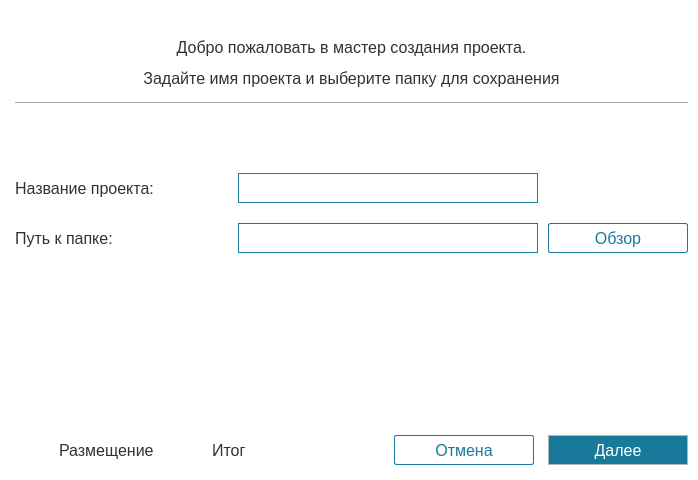
<?xml version="1.0" encoding="UTF-8"?>
<ui version="4.0">
 <class>CreateProject</class>
 <widget class="QDialog" name="CreateProject">
  <property name="enabled">
   <bool>true</bool>
  </property>
  <property name="geometry">
   <rect>
    <x>0</x>
    <y>0</y>
    <width>698</width>
    <height>480</height>
   </rect>
  </property>
  <property name="sizePolicy">
   <sizepolicy hsizetype="Fixed" vsizetype="Fixed">
    <horstretch>0</horstretch>
    <verstretch>0</verstretch>
   </sizepolicy>
  </property>
  <property name="minimumSize">
   <size>
    <width>640</width>
    <height>480</height>
   </size>
  </property>
  <property name="maximumSize">
   <size>
    <width>698</width>
    <height>480</height>
   </size>
  </property>
  <property name="contextMenuPolicy">
   <enum>Qt::NoContextMenu</enum>
  </property>
  <property name="windowTitle">
   <string>Мастер создания нового проекта</string>
  </property>
  <property name="windowIcon">
   <iconset resource="../resources.qrc">
    <normaloff>:/resources/TNG.ico</normaloff>:/resources/TNG.ico</iconset>
  </property>
  <property name="styleSheet">
   <string notr="true">background-color: #ffffff; font-family: Arial; font-size: 16pt;</string>
  </property>
  <property name="sizeGripEnabled">
   <bool>false</bool>
  </property>
  <layout class="QVBoxLayout" name="verticalLayout" stretch="1,0,1,2,3,2">
   <property name="spacing">
    <number>10</number>
   </property>
   <property name="leftMargin">
    <number>15</number>
   </property>
   <property name="topMargin">
    <number>35</number>
   </property>
   <property name="rightMargin">
    <number>10</number>
   </property>
   <property name="bottomMargin">
    <number>15</number>
   </property>
   <item>
    <layout class="QHBoxLayout" name="horizontalLayout">
     <item>
      <widget class="QLabel" name="labelPath_3">
       <property name="enabled">
        <bool>true</bool>
       </property>
       <property name="font">
        <font>
         <family>Arial</family>
         <pointsize>12</pointsize>
         <weight>58</weight>
         <bold>true</bold>
        </font>
       </property>
       <property name="styleSheet">
        <string notr="true">color: rgb(50, 50, 50); border: NONE; font-family: Arial; font-size: 12pt; font-weight: 470;</string>
       </property>
       <property name="lineWidth">
        <number>1</number>
       </property>
       <property name="text">
        <string>&lt;html&gt;&lt;head/&gt;&lt;body&gt;&lt;p&gt;Добро пожаловать в мастер создания проекта.&lt;/p&gt;&lt;p&gt;Задайте имя проекта и выберите папку для сохранения&lt;/p&gt;&lt;/body&gt;&lt;/html&gt;</string>
       </property>
       <property name="alignment">
        <set>Qt::AlignCenter</set>
       </property>
       <property name="wordWrap">
        <bool>true</bool>
       </property>
      </widget>
     </item>
    </layout>
   </item>
   <item>
    <widget class="Line" name="line">
     <property name="orientation">
      <enum>Qt::Horizontal</enum>
     </property>
    </widget>
   </item>
   <item>
    <spacer name="verticalSpacer_2">
     <property name="orientation">
      <enum>Qt::Vertical</enum>
     </property>
     <property name="sizeType">
      <enum>QSizePolicy::Expanding</enum>
     </property>
     <property name="sizeHint" stdset="0">
      <size>
       <width>20</width>
       <height>40</height>
      </size>
     </property>
    </spacer>
   </item>
   <item>
    <layout class="QGridLayout" name="gridLayout">
     <property name="sizeConstraint">
      <enum>QLayout::SetDefaultConstraint</enum>
     </property>
     <item row="2" column="1">
      <widget class="QTextEdit" name="textEditPath">
       <property name="sizePolicy">
        <sizepolicy hsizetype="Fixed" vsizetype="Fixed">
         <horstretch>0</horstretch>
         <verstretch>0</verstretch>
        </sizepolicy>
       </property>
       <property name="minimumSize">
        <size>
         <width>300</width>
         <height>20</height>
        </size>
       </property>
       <property name="maximumSize">
        <size>
         <width>300</width>
         <height>150</height>
        </size>
       </property>
       <property name="styleSheet">
        <string notr="true">background-color: #ffffff; color: rgb(55, 55, 55);  border-width: 1px; border-style: solid; border-color: #18799b;  font-family: Arial; font-size: 11pt; font-weight: 450;</string>
       </property>
       <property name="verticalScrollBarPolicy">
        <enum>Qt::ScrollBarAsNeeded</enum>
       </property>
       <property name="horizontalScrollBarPolicy">
        <enum>Qt::ScrollBarAlwaysOff</enum>
       </property>
       <property name="sizeAdjustPolicy">
        <enum>QAbstractScrollArea::AdjustToContents</enum>
       </property>
       <property name="lineWrapMode">
        <enum>QTextEdit::FixedPixelWidth</enum>
       </property>
       <property name="lineWrapColumnOrWidth">
        <number>280</number>
       </property>
       <property name="readOnly">
        <bool>true</bool>
       </property>
      </widget>
     </item>
     <item row="0" column="0">
      <widget class="QLabel" name="labelName">
       <property name="enabled">
        <bool>true</bool>
       </property>
       <property name="sizePolicy">
        <sizepolicy hsizetype="Preferred" vsizetype="Fixed">
         <horstretch>0</horstretch>
         <verstretch>0</verstretch>
        </sizepolicy>
       </property>
       <property name="maximumSize">
        <size>
         <width>16777215</width>
         <height>30</height>
        </size>
       </property>
       <property name="font">
        <font>
         <family>Arial</family>
         <pointsize>12</pointsize>
         <weight>58</weight>
         <bold>true</bold>
        </font>
       </property>
       <property name="styleSheet">
        <string notr="true">color: rgb(50, 50, 50); border: NONE; font-family: Arial; font-size: 12pt; font-weight: 470;</string>
       </property>
       <property name="text">
        <string>Название проекта:</string>
       </property>
      </widget>
     </item>
     <item row="2" column="0">
      <widget class="QLabel" name="labelPath">
       <property name="enabled">
        <bool>true</bool>
       </property>
       <property name="sizePolicy">
        <sizepolicy hsizetype="Preferred" vsizetype="Fixed">
         <horstretch>0</horstretch>
         <verstretch>0</verstretch>
        </sizepolicy>
       </property>
       <property name="maximumSize">
        <size>
         <width>16777215</width>
         <height>30</height>
        </size>
       </property>
       <property name="font">
        <font>
         <family>Arial</family>
         <pointsize>12</pointsize>
         <weight>58</weight>
         <bold>true</bold>
        </font>
       </property>
       <property name="styleSheet">
        <string notr="true">color: rgb(50, 50, 50); border: NONE; font-family: Arial; font-size: 12pt; font-weight: 470;</string>
       </property>
       <property name="text">
        <string>Путь к папке:</string>
       </property>
      </widget>
     </item>
     <item row="1" column="1">
      <spacer name="verticalSpacer">
       <property name="orientation">
        <enum>Qt::Vertical</enum>
       </property>
       <property name="sizeType">
        <enum>QSizePolicy::Fixed</enum>
       </property>
       <property name="sizeHint" stdset="0">
        <size>
         <width>20</width>
         <height>10</height>
        </size>
       </property>
      </spacer>
     </item>
     <item row="0" column="1">
      <widget class="QTextEdit" name="textEditName">
       <property name="sizePolicy">
        <sizepolicy hsizetype="Fixed" vsizetype="Fixed">
         <horstretch>0</horstretch>
         <verstretch>0</verstretch>
        </sizepolicy>
       </property>
       <property name="minimumSize">
        <size>
         <width>300</width>
         <height>30</height>
        </size>
       </property>
       <property name="maximumSize">
        <size>
         <width>300</width>
         <height>34</height>
        </size>
       </property>
       <property name="font">
        <font>
         <family>Arial</family>
         <pointsize>11</pointsize>
         <weight>56</weight>
         <bold>false</bold>
        </font>
       </property>
       <property name="styleSheet">
        <string notr="true">background-color: #ffffff; color: rgb(55, 55, 55);  border-width: 1px; border-style: solid; border-color: #18799b;  font-family: Arial; font-size: 11pt; font-weight: 450;</string>
       </property>
       <property name="verticalScrollBarPolicy">
        <enum>Qt::ScrollBarAsNeeded</enum>
       </property>
       <property name="horizontalScrollBarPolicy">
        <enum>Qt::ScrollBarAlwaysOff</enum>
       </property>
       <property name="sizeAdjustPolicy">
        <enum>QAbstractScrollArea::AdjustToContents</enum>
       </property>
       <property name="html">
        <string>&lt;!DOCTYPE HTML PUBLIC &quot;-//W3C//DTD HTML 4.0//EN&quot; &quot;http://www.w3.org/TR/REC-html40/strict.dtd&quot;&gt;
&lt;html&gt;&lt;head&gt;&lt;meta name=&quot;qrichtext&quot; content=&quot;1&quot; /&gt;&lt;style type=&quot;text/css&quot;&gt;
p, li { white-space: pre-wrap; }
&lt;/style&gt;&lt;/head&gt;&lt;body style=&quot; font-family:'Arial'; font-size:11pt; font-weight:448; font-style:normal;&quot;&gt;
&lt;p style=&quot;-qt-paragraph-type:empty; margin-top:0px; margin-bottom:0px; margin-left:0px; margin-right:0px; -qt-block-indent:0; text-indent:0px;&quot;&gt;&lt;br /&gt;&lt;/p&gt;&lt;/body&gt;&lt;/html&gt;</string>
       </property>
      </widget>
     </item>
     <item row="2" column="2">
      <widget class="QPushButton" name="pushButtonPath">
       <property name="minimumSize">
        <size>
         <width>140</width>
         <height>30</height>
        </size>
       </property>
       <property name="maximumSize">
        <size>
         <width>140</width>
         <height>30</height>
        </size>
       </property>
       <property name="styleSheet">
        <string notr="true">background-color: #ffffff; color: #18799b; border-width: 1px; border-style: solid; border-color: #18799b; font-family: Arial; font-size: 12pt; font-weight: 450; border-radius: 2px;</string>
       </property>
       <property name="text">
        <string>Обзор</string>
       </property>
      </widget>
     </item>
    </layout>
   </item>
   <item>
    <spacer name="verticalSpacer_3">
     <property name="orientation">
      <enum>Qt::Vertical</enum>
     </property>
     <property name="sizeType">
      <enum>QSizePolicy::Expanding</enum>
     </property>
     <property name="sizeHint" stdset="0">
      <size>
       <width>20</width>
       <height>40</height>
      </size>
     </property>
    </spacer>
   </item>
   <item>
    <layout class="QHBoxLayout" name="horizontalLayout_4">
     <property name="spacing">
      <number>4</number>
     </property>
     <item>
      <widget class="QLabel" name="labelPicPlace">
       <property name="minimumSize">
        <size>
         <width>40</width>
         <height>15</height>
        </size>
       </property>
       <property name="maximumSize">
        <size>
         <width>40</width>
         <height>15</height>
        </size>
       </property>
       <property name="text">
        <string/>
       </property>
      </widget>
     </item>
     <item>
      <widget class="QLabel" name="labelPlace">
       <property name="font">
        <font>
         <family>Arial</family>
         <pointsize>12</pointsize>
         <weight>58</weight>
         <bold>true</bold>
        </font>
       </property>
       <property name="autoFillBackground">
        <bool>false</bool>
       </property>
       <property name="styleSheet">
        <string notr="true">color: rgb(50, 50, 50); border: NONE; font-family: Arial; font-size: 12pt; font-weight: 470;</string>
       </property>
       <property name="text">
        <string>Размещение</string>
       </property>
      </widget>
     </item>
     <item>
      <spacer name="horizontalSpacer_3">
       <property name="orientation">
        <enum>Qt::Horizontal</enum>
       </property>
       <property name="sizeType">
        <enum>QSizePolicy::Fixed</enum>
       </property>
       <property name="sizeHint" stdset="0">
        <size>
         <width>10</width>
         <height>20</height>
        </size>
       </property>
      </spacer>
     </item>
     <item>
      <widget class="QLabel" name="labelPicResult">
       <property name="minimumSize">
        <size>
         <width>40</width>
         <height>15</height>
        </size>
       </property>
       <property name="maximumSize">
        <size>
         <width>40</width>
         <height>15</height>
        </size>
       </property>
       <property name="text">
        <string/>
       </property>
      </widget>
     </item>
     <item>
      <widget class="QLabel" name="labelResult">
       <property name="font">
        <font>
         <family>Arial</family>
         <pointsize>12</pointsize>
         <weight>58</weight>
         <bold>true</bold>
        </font>
       </property>
       <property name="styleSheet">
        <string notr="true">color: rgb(50, 50, 50); border: NONE; font-family: Arial; font-size: 12pt; font-weight: 470;</string>
       </property>
       <property name="text">
        <string>Итог</string>
       </property>
      </widget>
     </item>
     <item>
      <spacer name="horizontalSpacer_2">
       <property name="orientation">
        <enum>Qt::Horizontal</enum>
       </property>
       <property name="sizeHint" stdset="0">
        <size>
         <width>40</width>
         <height>20</height>
        </size>
       </property>
      </spacer>
     </item>
     <item>
      <widget class="QPushButton" name="pushButtonCancel">
       <property name="minimumSize">
        <size>
         <width>140</width>
         <height>30</height>
        </size>
       </property>
       <property name="maximumSize">
        <size>
         <width>140</width>
         <height>30</height>
        </size>
       </property>
       <property name="styleSheet">
        <string notr="true">background-color: #ffffff; color: #18799b; border-width: 1px; border-style: solid; border-color: #18799b; font-family: Arial; font-size: 12pt; font-weight: 450; border-radius: 2px;</string>
       </property>
       <property name="text">
        <string>Отмена</string>
       </property>
      </widget>
     </item>
     <item>
      <spacer name="horizontalSpacer">
       <property name="orientation">
        <enum>Qt::Horizontal</enum>
       </property>
       <property name="sizeType">
        <enum>QSizePolicy::Minimum</enum>
       </property>
       <property name="sizeHint" stdset="0">
        <size>
         <width>10</width>
         <height>20</height>
        </size>
       </property>
      </spacer>
     </item>
     <item>
      <widget class="QPushButton" name="pushButton_2">
       <property name="minimumSize">
        <size>
         <width>140</width>
         <height>30</height>
        </size>
       </property>
       <property name="maximumSize">
        <size>
         <width>140</width>
         <height>30</height>
        </size>
       </property>
       <property name="styleSheet">
        <string notr="true">background-color: #18799b; color: #ffffff; border-width: 1px; border-style: solid; border-color: rgb(181,181,181); font-family: Arial; font-size: 12pt; font-weight: 450; border-radius: 1;</string>
       </property>
       <property name="text">
        <string>Далее</string>
       </property>
      </widget>
     </item>
    </layout>
   </item>
  </layout>
 </widget>
 <resources>
  <include location="../resources.qrc"/>
 </resources>
 <connections/>
</ui>
